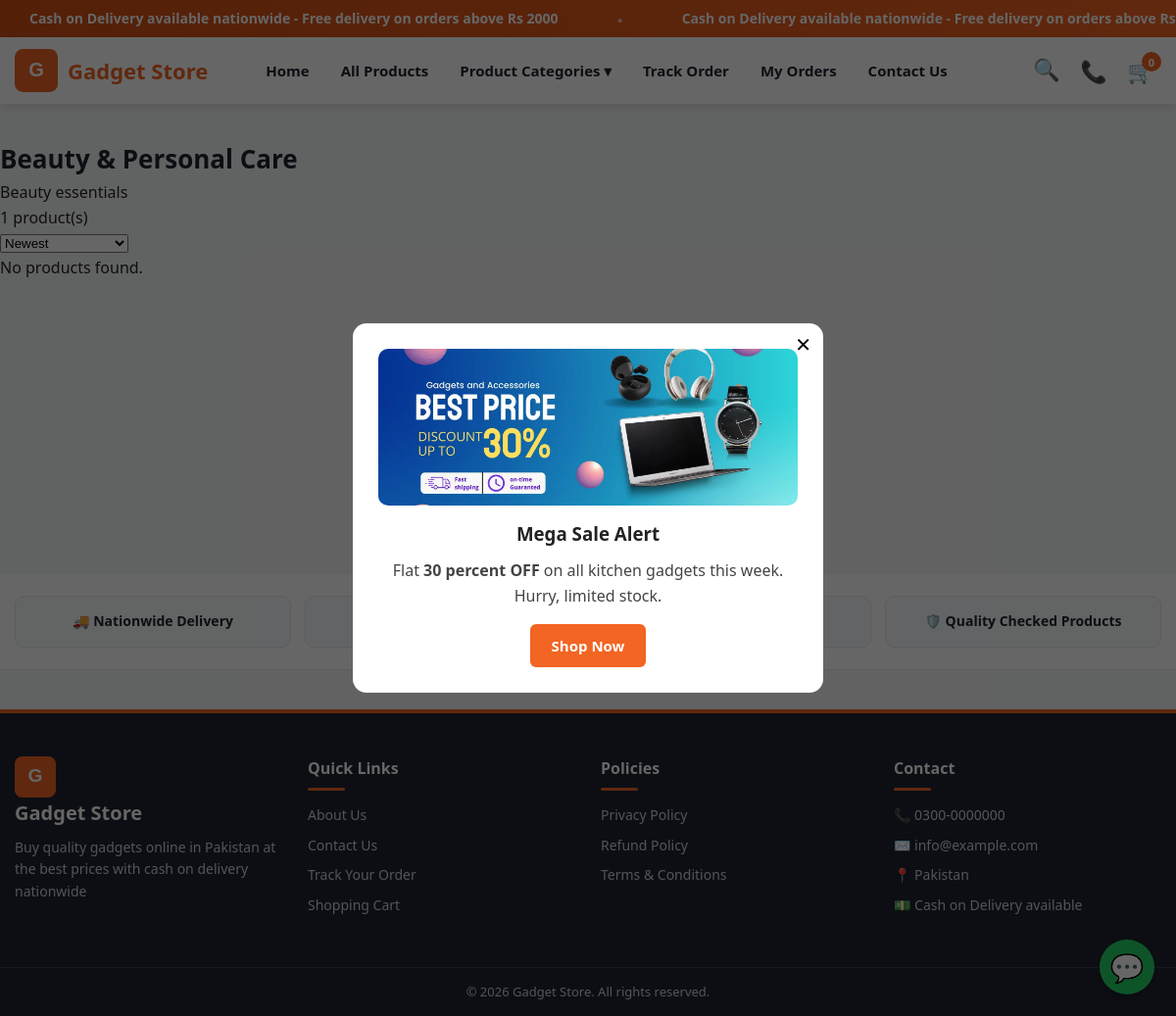
/category.php?slug=beauty-care, run on the app's committed database.
### tables this page shows
CREATE TABLE IF NOT EXISTS categories (
  id INT AUTO_INCREMENT PRIMARY KEY,
  name VARCHAR(150) NOT NULL,
  slug VARCHAR(160) NOT NULL UNIQUE,
  image VARCHAR(255) DEFAULT '',
  description TEXT,
  sort_order INT DEFAULT 0,
  status ENUM('active','inactive') NOT NULL DEFAULT 'active',
  meta_title VARCHAR(200) DEFAULT '',
  meta_description VARCHAR(300) DEFAULT '',
  meta_keywords VARCHAR(300) DEFAULT '',
  created_at TIMESTAMP DEFAULT CURRENT_TIMESTAMP
);

CREATE TABLE IF NOT EXISTS popups (
  id INT AUTO_INCREMENT PRIMARY KEY,
  title VARCHAR(200) DEFAULT '',
  image VARCHAR(255) DEFAULT '',
  content TEXT,
  button_text VARCHAR(100) DEFAULT '',
  button_link VARCHAR(255) DEFAULT '',
  status ENUM('active','inactive') NOT NULL DEFAULT 'active'
);

### config/database.php (called while the page is built, shortened)
<?php
function db(): PDO {
    static $pdo = null;
    if ($pdo === null) {
        $dsn = 'mysql:host=' . DB_HOST . ';dbname=' . DB_NAME . ';charset=utf8mb4';
        $pdo = new PDO($dsn, DB_USER, DB_PASS, [
            PDO::ATTR_ERRMODE => PDO::ERRMODE_EXCEPTION,
            PDO::ATTR_DEFAULT_FETCH_MODE => PDO::FETCH_ASSOC,
        ]);
    }
    return $pdo;
}

### includes/functions.php (called while the page is built, shortened)
<?php
require_once __DIR__ . '/../config/database.php';
function e($s) {
    return htmlspecialchars((string)$s, ENT_QUOTES, 'UTF-8');
}
function base_url($path = '') {
    $proto = (!empty($_SERVER['HTTPS']) && $_SERVER['HTTPS'] !== 'off') ? 'https' : 'http';
    $host  = $_SERVER['HTTP_HOST'] ?? 'localhost';
    $script = str_replace('\\', '/', $_SERVER['SCRIPT_NAME'] ?? '/index.php');
    $dir = rtrim(dirname($script), '/');
    $base = $proto . '://' . $host . ($dir === '' || $dir === '/' ? '' : $dir);
    return rtrim($base, '/') . '/' . ltrim($path, '/');
}
function setting($key, $default = '') {
    static $cache = null;
    if ($cache === null) {
        $cache = [];
        try {
            foreach (db()->query("SELECT skey, svalue FROM settings") as $r) {
                $cache[$r['skey']] = $r['svalue'];
            }
        } catch (Exception $ex) {  }
    }
    return array_key_exists($key, $cache) ? $cache[$key] : $default;
}
function site_name() {
    return setting('site_name', 'Gadget Store');
}
function img_url($path) {
    if (strpos($path, 'assets/') === 0) return base_url($path);
    return base_url('uploads/' . ltrim($path, '/'));
}
function active_categories() {
    return db()->query("SELECT * FROM categories WHERE status = 'active' ORDER BY sort_order, name")->fetchAll();
}

### category.php (the view, shortened to what this page needs)
<?php
require_once __DIR__ . '/includes/functions.php';
$slug = trim($_GET['slug'] ?? '');
$cat = null;
if ($slug !== '') {
    $st = db()->prepare("SELECT * FROM categories WHERE slug = ? AND status = 'active'");
    $st->execute([$slug]);
    $cat = $st->fetch();
    $heading   = $cat['name'];
} else {
    $pageTitle = 'All Products';
    $pageDesc  = '';
    $pageKeys  = '';
    $heading   = 'All Products';
}
$sort = $_GET['sort'] ?? 'newest';
$orderBy = 'p.id DESC';
$page = max(1, (int)($_GET['page'] ?? 1));
$per  = ITEMS_PER_PAGE;
$params = [];
$where = "p.status = 'active'";
if ($cat) {
    $where .= " AND p.category_id = ?";
    $params[] = (int)$cat['id'];
}
$st = db()->prepare("SELECT COUNT(*) FROM products p WHERE $where");
$st->execute($params);
$total = (int)$st->fetchColumn();
$offset = ($page - 1) * $per;
$st = db()->prepare("SELECT p.* FROM products p WHERE $where ORDER BY $orderBy LIMIT " . (int)$per . " OFFSET " . (int)$offset);
$st->execute($params);
$products = $st->fetchAll();
include __DIR__ . '/includes/header.php';
?>
<div class="container section">
  <h1 class="page-title"><?= e($heading) ?></h1>
  <?php if ($cat && $cat['description']): ?>
  <p class="cat-desc"><?= e($cat['description']) ?></p>
  <?php endif; ?>
  <div class="toolbar">
    <span><?= (int)$total ?> product(s)</span>
    <form method="get" class="sort-form">
      <select name="sort" onchange="this.form.submit()">
        <option value="newest"<?= $sort === 'newest' ? ' selected' : '' ?>>Newest</option>
      </select>
    </form>
  </div>
  <?php if ($products): ?>
  <div class="product-grid">
    <?php foreach ($products as $p): ?>
    <?php $disc = discount_percent($p); ?>
    <div class="product-card">
      <a href="<?= product_url($p) ?>"><img src="<?= e(product_thumb($p)) ?>" alt="<?= e($p['name']) ?>"></a>
      <?php if ($disc > 0): ?><span class="sale-badge">-<?= (int)$disc ?>%</span><?php endif; ?>
      <div class="p-info">
        <h3><a href="<?= product_url($p) ?>"><?= e($p['name']) ?></a></h3>
        <div class="p-price">
          <?php if ($disc > 0): ?><span class="old"><?= format_price($p['price']) ?></span><?php endif; ?>
          <span class="new"><?= format_price(sale_price($p)) ?></span>
        </div>
        <form class="add-cart-form" method="post" action="<?= base_url('ajax/cart.php') ?>">
          <input type="hidden" name="action" value="add">
          <input type="hidden" name="id" value="<?= (int)$p['id'] ?>">
          <div class="qty-step"><button type="button" class="qty-minus">&minus;</button><input type="number" name="qty" value="1" min="1"><button type="button" class="qty-plus">+</button></div>
          <button class="btn btn-add" type="submit">Add to Cart</button>
        </form>
      </div>
    </div>
    <?php endforeach; ?>
  </div>
  <?= pagination($total, $per, $page, $base) ?>
  <?php else: ?>
  <p>No products found.</p>
  <?php endif; ?>
</div>
<?php include __DIR__ . '/includes/footer.php'; ?>

### includes/footer.php (shortened to what this page needs)
</main>
<div class="trust-strip">
  <div class="container trust-grid">
    <div>🚚 Nationwide Delivery</div>
    <div>💵 Cash on Delivery</div>
    <div>↩️ 7-Day Easy Returns</div>
    <div>🛡️ Quality Checked Products</div>
  </div>
</div>
<footer class="site-footer">
  <div class="container footer-grid">
    <div class="f-col">
      <a class="f-logo" href="<?= base_url() ?>" aria-label="<?= e(site_name()) ?>">
        <img src="<?= base_url('assets/images/logo.svg') ?>" alt="<?= e(site_name()) ?>" width="42" height="42">
        <span><?= e(site_name()) ?></span>
      </a>
      <p><?= e(setting('meta_description', 'Quality gadgets at the best prices in Pakistan. Cash on Delivery nationwide.')) ?></p>
    </div>
    <div class="f-col">
      <h4>Quick Links</h4>
      <a href="<?= base_url('page.php?slug=about-us') ?>">About Us</a>
      <a href="<?= base_url('page.php?slug=contact-us') ?>">Contact Us</a>
      <a href="<?= base_url('track-order.php') ?>">Track Your Order</a>
      <a href="<?= base_url('cart.php') ?>">Shopping Cart</a>
    </div>
    <div class="f-col">
      <h4>Policies</h4>
      <a href="<?= base_url('page.php?slug=privacy-policy') ?>">Privacy Policy</a>
      <a href="<?= base_url('page.php?slug=refund-policy') ?>">Refund Policy</a>
      <a href="<?= base_url('page.php?slug=terms-conditions') ?>">Terms &amp; Conditions</a>
    </div>
    <div class="f-col">
      <h4>Contact</h4>
      <?php if (setting('contact_phone')): ?><p>📞 <?= e(setting('contact_phone')) ?></p><?php endif; ?>
      <?php if (setting('contact_email')): ?><p>✉️ <?= e(setting('contact_email')) ?></p><?php endif; ?>
      <?php if (setting('contact_address')): ?><p>📍 <?= e(setting('contact_address')) ?></p><?php endif; ?>
      <p>💵 Cash on Delivery available</p>
    </div>
  </div>
  <div class="footer-bottom">
    <div class="container">© <?= date('Y') ?> <?= e(site_name()) ?>. All rights reserved.</div>
  </div>
</footer>
<?php
$waDigits = preg_replace('/\D/', '', setting('whatsapp_number'));
if ($waDigits !== '' && $waDigits[0] === '0') $waDigits = '92' . substr($waDigits, 1);
?>
<?php if ($waDigits): ?>
<a class="wa-float" href="https://wa.me/<?= e($waDigits) ?>?text=<?= urlencode('Hello! I want to place an order.') ?>" target="_blank" aria-label="Chat on WhatsApp">💬</a>
<?php endif; ?>
<?php
try {
    $pop = db()->query("SELECT * FROM popups WHERE status = 'active' ORDER BY id DESC LIMIT 1")->fetch();
} catch (Exception $ex) { $pop = null; }
?>
<?php if ($pop): ?>
<div class="popup-overlay" id="salePopup" style="display:none">
  <div class="popup-box">
    <button class="popup-close" id="popupClose">✕</button>
    <?php if ($pop['image']): ?><img src="<?= e(img_url($pop['image'])) ?>" alt="<?= e($pop['title']) ?>"><?php endif; ?>
    <h3><?= e($pop['title']) ?></h3>
    <div class="popup-content"><?= $pop['content']  ?></div>
    <?php if ($pop['button_text']): ?><a class="btn" href="<?= e($pop['button_link'] ?: base_url()) ?>"><?= e($pop['button_text']) ?></a><?php endif; ?>
  </div>
</div>
<?php endif; ?>
</body>
</html>

### assets/css/style.css (style rules this page uses)
:root { --primary:#f26522; --primary-dark:#d14f14; --accent:#e63946; --dark:#1f2430; --gray:#6b7280; --bg:#f4f5f7; --card:#ffffff; --border:#e5e7eb; --wa:#25d366; --radius:10px; }
* { box-sizing:border-box;margin:0;padding:0 }
body { font-family:'Segoe UI',Arial,sans-serif;background:var(--bg);color:#222;line-height:1.6 }
a { color:inherit;text-decoration:none }
img { max-width:100%;display:block }
.container { max-width:1200px;margin:0 auto;padding:0 15px }
.btn { display:inline-block;background:var(--primary);color:#fff;border:none;padding:10px 22px;border-radius:6px;cursor:pointer;font-size:15px;font-weight:600 }
.section { padding:36px 0 }
.page-title { font-size:26px;color:var(--dark) }
.popup-overlay { position:fixed;inset:0;background:rgba(0,0,0,.6);z-index:200;display:flex;align-items:center;justify-content:center;padding:20px }
.popup-box { background:#fff;border-radius:14px;max-width:480px;width:100%;padding:26px;position:relative;text-align:center;animation:pop .3s }
.popup-box img { border-radius:10px;margin-bottom:14px;max-height:260px;width:100%;object-fit:cover }
.popup-close { position:absolute;top:10px;right:12px;background:none;border:none;font-size:20px;cursor:pointer }
.popup-content { margin:10px 0 16px;color:#444 }
.wa-float { position:fixed;bottom:22px;right:22px;background:var(--wa);color:#fff;width:56px;height:56px;border-radius:50%;display:flex;align-items:center;justify-content:center;font-size:28px;z-index:150;box-shadow:0 4px 12px rgba(0,0,0,.25) }
.site-footer { background:var(--dark);color:#cbd5e1;margin-top:40px;border-top:4px solid var(--primary) }
.trust-strip { background:#fff;border-bottom:1px solid var(--border) }
.trust-grid { display:grid;grid-template-columns:repeat(auto-fit,minmax(200px,1fr));gap:14px;padding:22px 15px;text-align:center;font-weight:700;color:var(--dark);font-size:14px }
.trust-grid div { background:#f8fafc;border:1px solid var(--border);border-radius:10px;padding:14px 10px }
.footer-grid { display:grid;grid-template-columns:repeat(auto-fit,minmax(220px,1fr));gap:26px;padding:44px 15px }
.f-col h4 { color:#fff;margin-bottom:14px;padding-bottom:10px;position:relative;font-size:16px }
.f-col h4::after { content:'';position:absolute;left:0;bottom:0;width:38px;height:3px;background:var(--primary);border-radius:2px }
.f-col a,.f-col p { display:block;margin-bottom:8px;font-size:14px }
.f-logo { display:inline-flex;align-items:center;gap:10px;margin-bottom:10px;text-decoration:none }
.f-logo img { width:42px;height:42px;object-fit:contain }
.f-logo span { font-size:20px;font-weight:800;color:#fff }
.footer-bottom { border-top:1px solid #374151;padding:14px 0;text-align:center;font-size:13px }

### assets/css/patch.css (style rules this page uses)
html,body { overflow-x:clip }

### data on the page
categories: name "Beauty & Personal Care", description "Beauty essentials"
popups: image (picture), title "Mega Sale Alert", content "Flat 30 percent OFF on all kitchen gadgets this week. Hurry, limited stock.", button_text "Shop Now"

### other printed values
site_name() "Gadget Store"
$cartN "0"
$total "1"
setting('contact_phone') "0300-0000000"
setting('contact_email') "info@example.com"
setting('contact_address') "Pakistan"
